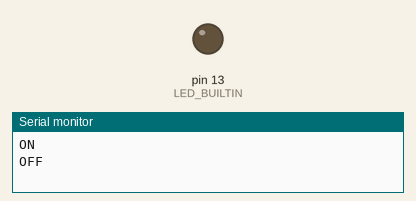
The sketch below on a simulated Arduino Uno, built with avr-gcc and run on an emulated ATmega328P. On the bench: output pins drawn as LEDs (lit = HIGH), the last lines printed to the serial monitor.

Above: at 0.5 s.
At 9.4 s:
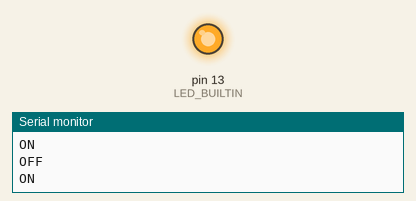
Timing chart, 0 to 13.0 s (numbered marks = the images above):
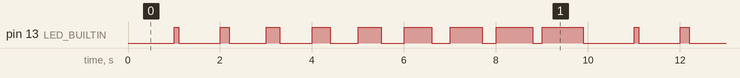

The sketch:

led_blink.ino
```cpp
void setup() {
  // put your setup code here, to run once:
  Serial.begin(9600);
  pinMode(LED_BUILTIN, OUTPUT);
}

void loop() {
  // put your main code here, to run repeatedly:
  for(int i = 0; i < 10; i++){
  digitalWrite(LED_BUILTIN, HIGH);  // turn the LED on (HIGH is the voltage level)
  Serial.println("ON");
  delay(100*i);                      // wait for a second
  digitalWrite(LED_BUILTIN, LOW);   // turn the LED off by making the voltage LOW
  Serial.println("OFF");
  delay(1000-100*i);                      // wait for a second
  }
}
```

Measured:
- by itself, pin 13 (LED_BUILTIN): repeats every 10.0 s: LOW 0.90 s, HIGH 0.20 s, LOW 0.80 s, HIGH 0.30 s, LOW 0.70 s, HIGH 0.40 s, LOW 0.60 s, HIGH 0.50 s, LOW 0.50 s, HIGH 0.60 s, LOW 0.40 s, HIGH 0.70 s, LOW 0.30 s, HIGH 0.80 s, LOW 0.20 s, HIGH 0.90 s, LOW 1.1 s, HIGH 0.10 s
- by itself, everything shown: repeats every 10.0 s, in 18 steps
